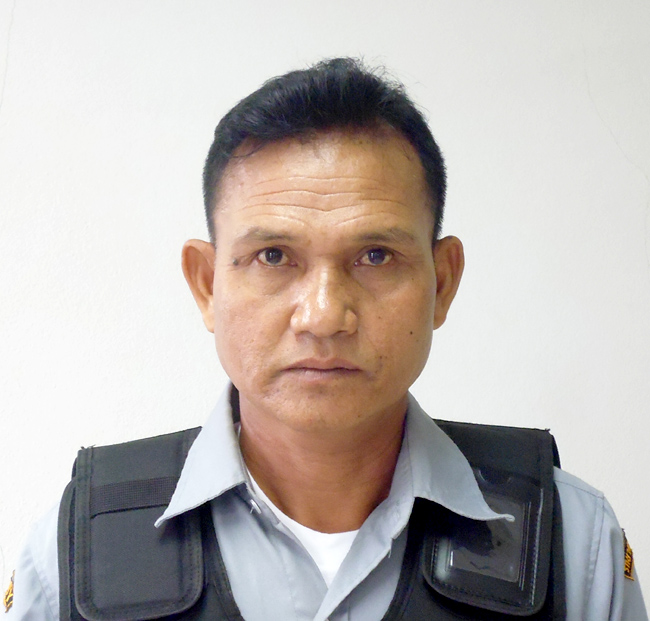
#> input picture OUTFITS/2.5.jpg, 650 x 621 px, found by its file name
$ python test.py
#> lines starting #> are read from the running program, lines starting #| are printed output that depends on the picture; after the words box and inside, x2 and y2 are one past the last pixel; in counts of white or black regions, pixels touching at a corner belong together
import cv2
import numpy as np

# กำหนดพิกัดของกรอบสี่เหลี่ยม (x_min, y_min, x_max, y_max)
# bbox_shirt = np.array([60, 240, 630, 650])
# แปลงให้อยู่ในรูปแบบที่ OpenCV ต้องการ (x_min, y_min, width, height)
# โดย width = x_max - x_min และ height = y_max - y_min
x_min, y_min, x_max, y_max = 0, 350, 660, 650
width = x_max - x_min
height = y_max - y_min
bbox_shirt_opencv_format = (x_min, y_min, width, height)


# 1. โหลดรูปภาพ
# ให้แน่ใจว่าคุณมีไฟล์รูปภาพชื่อ 'your_image.jpg' ในไดเรกทอรีเดียวกันกับสคริปต์
# หรือระบุพาธแบบเต็มไปยังรูปภาพของคุณ
image_path = 'OUTFITS/2.5.jpg' # *** เปลี่ยนชื่อไฟล์นี้เป็นชื่อไฟล์รูปภาพของคุณ ***
img = cv2.imread(image_path)
#> img is the input picture: shape (621, 650, 3); mean B, G, R 178.2, 181.6, 188.5

# ตรวจสอบว่าโหลดรูปภาพได้สำเร็จหรือไม่
if img is None:
    print(f"Error: Could not load image from {image_path}")
    print("Please make sure the image file exists and the path is correct.")
else:
    # กำหนดค่าสีของเส้นกรอบ (BGR: Blue, Green, Red) และความหนาของเส้น
    # ในที่นี้ใช้สีแดง (0, 0, 255) และความหนา 2 พิกเซล
    color = (0, 0, 255)  # สีแดง
    thickness = 2        # ความหนาของเส้น

    # วาดกรอบสี่เหลี่ยมบนรูปภาพ
    # cv2.rectangle(img, (x_min, y_min), (x_max, y_max), color, thickness)
    # หรือใช้รูปแบบที่แปลงไว้แล้ว
    # img = cv2.rectangle(img, bbox_shirt_opencv_format, color, thickness)

    # แยกพิกัด x, y, width, height
    x, y, w, h = bbox_shirt_opencv_format

    # วาดกรอบสี่เหลี่ยม
    # img: รูปภาพที่จะวาด
    # (x, y): พิกัดมุมบนซ้ายของกรอบ
    # (x + w, y + h): พิกัดมุมล่างขวาของกรอบ
    # color: สีของเส้นกรอบ (BGR)
    # thickness: ความหนาของเส้น
    cv2.rectangle(img, (x, y), (x + w, y + h), color, thickness)
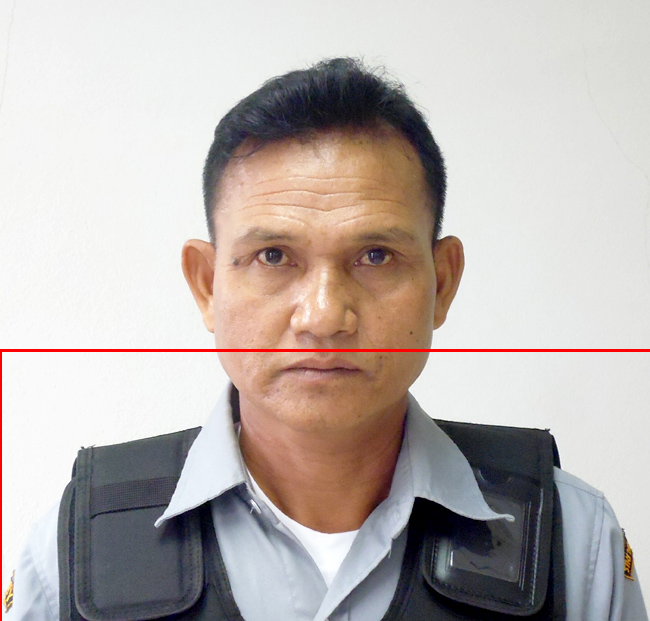
#> img: shape (621, 650, 3); 0.62% of pixels changed, all inside (x1, y1, x2, y2) = (0, 349, 650, 621)

    # 3. แสดงรูปภาพพร้อมกรอบสี่เหลี่ยม
    cv2.imshow('Image with Bounding Box', img)

    # รอให้ผู้ใช้กดปุ่มใดๆ เพื่อปิดหน้าต่างแสดงผล
    cv2.waitKey(0)
    cv2.destroyAllWindows()

    # (Optional) หากต้องการบันทึกรูปภาพที่วาดกรอบแล้ว
    # cv2.imwrite('image_with_bbox.jpg', img)
    # print("Image with bounding box saved as 'image_with_bbox.jpg'")

$ run again, with OUTFITS/1.1.jpg copied over OUTFITS/2.5.jpg
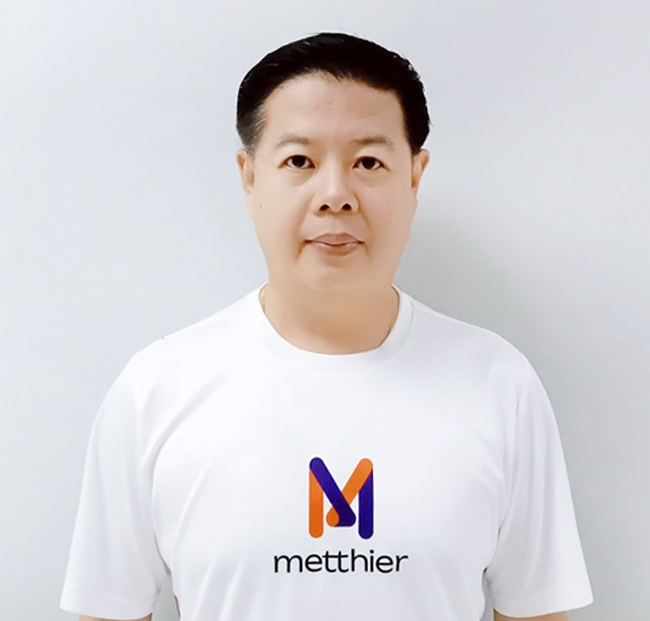
#> input picture OUTFITS/1.1.jpg, 650 x 621 px, found by its file name
#> img is the input picture: shape (621, 650, 3); mean B, G, R 214.5, 212.2, 214.9
#> `cv2.rectangle(img, (x, y), (x + w, y + h), color, thickness)`:
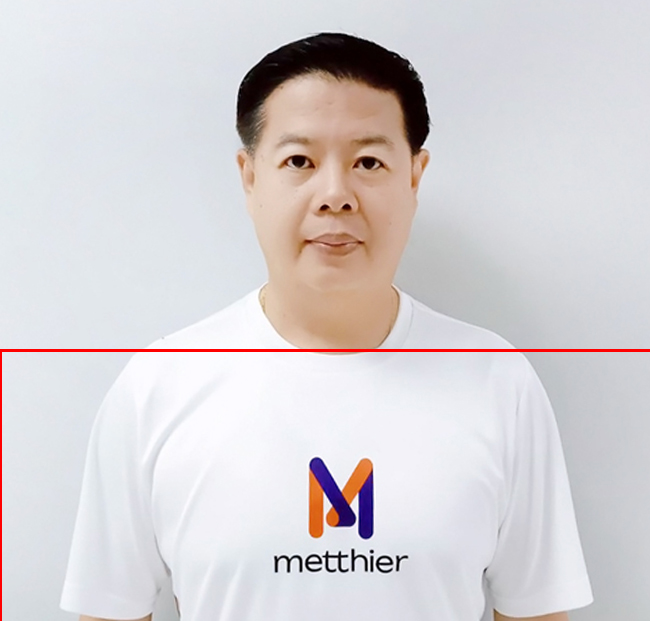
#> img: shape (621, 650, 3); 0.62% of pixels changed, all inside (x1, y1, x2, y2) = (0, 349, 650, 621)

$ run again, with OUTFITS/1.2.jpg copied over OUTFITS/2.5.jpg
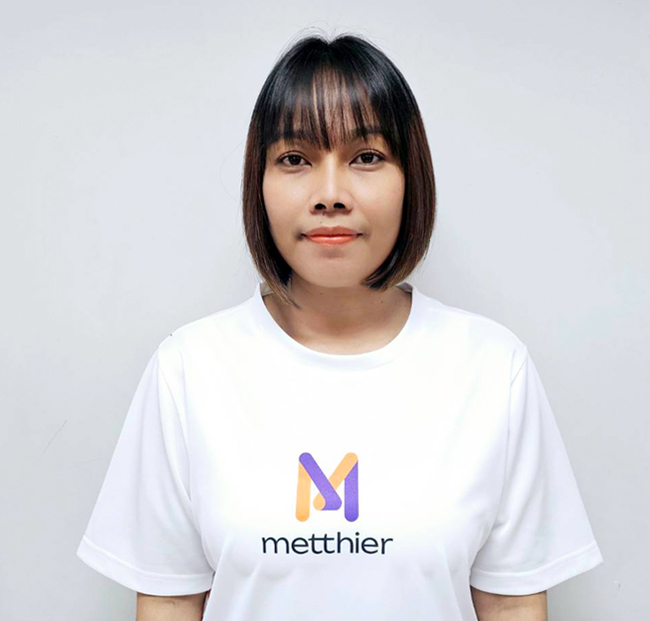
#> input picture OUTFITS/1.2.jpg, 650 x 621 px, found by its file name
#> img is the input picture: shape (621, 650, 3); mean B, G, R 214, 210.9, 212.2
#> `cv2.rectangle(img, (x, y), (x + w, y + h), color, thickness)`:
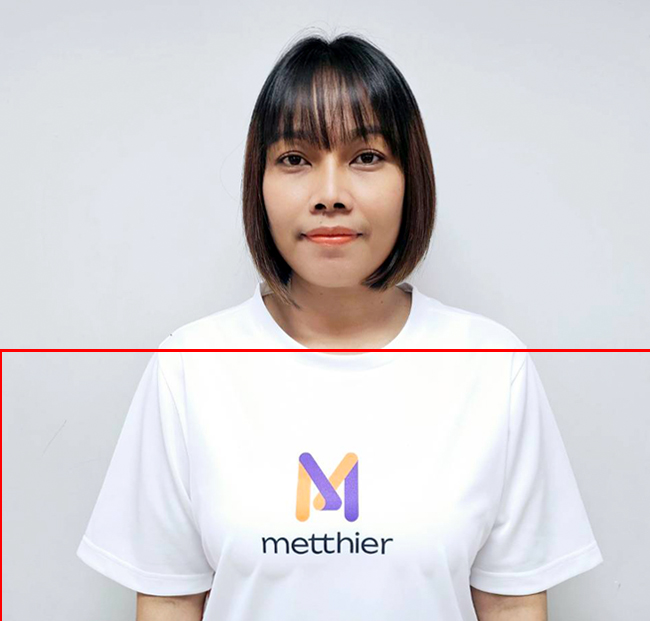
#> img: shape (621, 650, 3); 0.62% of pixels changed, all inside (x1, y1, x2, y2) = (0, 349, 650, 621)

$ run again, with OUTFITS/2.3.jpg copied over OUTFITS/2.5.jpg
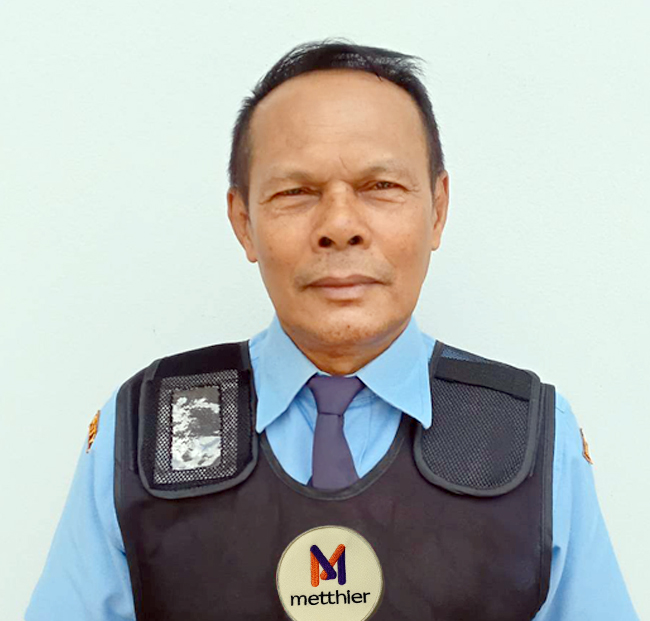
#> input picture OUTFITS/2.3.jpg, 650 x 621 px, found by its file name
#> img is the input picture: shape (621, 650, 3); mean B, G, R 178.1, 181.7, 177.5
#> `cv2.rectangle(img, (x, y), (x + w, y + h), color, thickness)`:
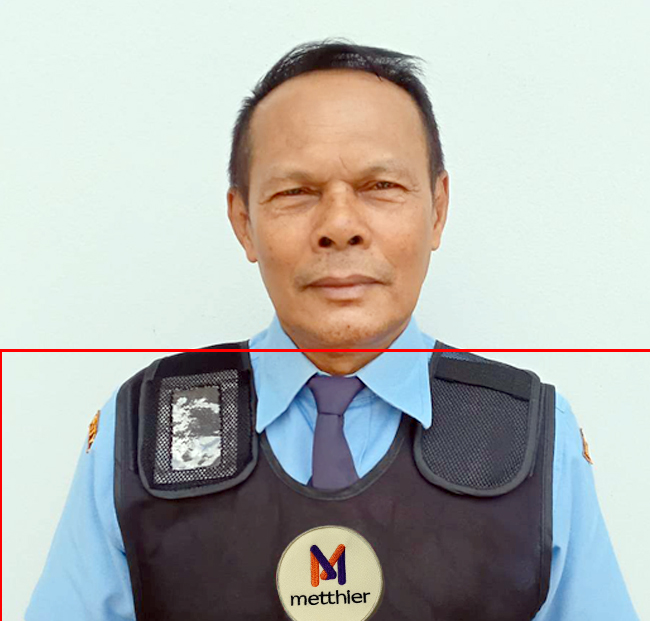
#> img: shape (621, 650, 3); 0.62% of pixels changed, all inside (x1, y1, x2, y2) = (0, 349, 650, 621)
